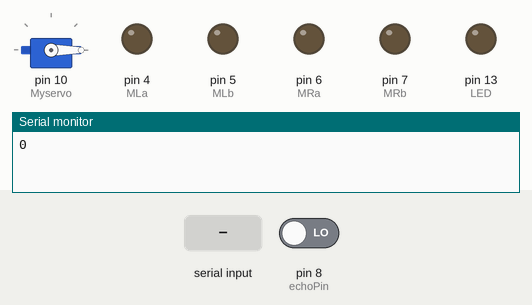
Recording of a sketch running on a simulated Arduino Uno, built with avr-gcc and run on an emulated ATmega328P. Parts: servo, output pins drawn as LEDs (lit = HIGH), the last lines printed to the serial monitor. Inputs (shaded band) come from the test bench; at power-on: pin 8 (echoPin) LOW. Pins used as bus, display or sensor lines are not drawn.

Above: at 1.2 s.
1.3 s: "F" received over Serial
At 4.3 s:
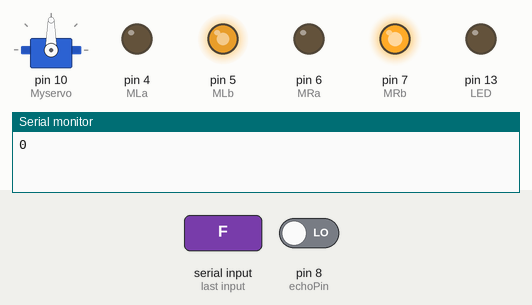
At 8.1 s:
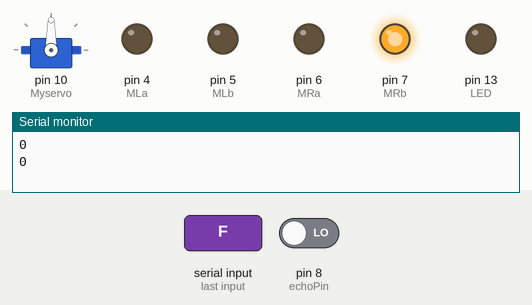
Timing chart, 0 to 10.3 s (numbered marks = the images above; inputs shaded):
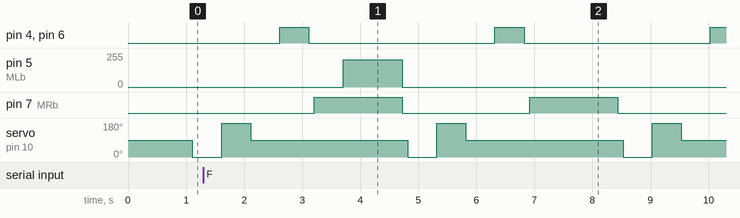

The sketch:

sketch_dec23u.ino
```cpp
#include <Servo.h>

Servo Myservo;

#define trigPin 9           // Trig Pin Of HC-SR04
#define echoPin 8           // Echo Pin Of HC-SR04
#define MLa 4               // left motor 1st pin
#define MLb 5               // left motor 2nd pin
#define MRa 6               // right motor 1st pin
#define MRb 7               // right motor 2nd pin
#define LED 13
int Speed = 204;            // 0 - 255.
int Speedsec;
int Turnradius = 0;          // Set the radius of a turn, 0 - 255
int brakeTime = 45;
int brkonoff = 1;           // 1 for the electronic braking system, 0 for normal.

#define in1 7                // L298n Motor Driver pins.
#define in2 6
#define in3 5
#define in4 4

int command;                // Int to store app command state.
int buttonState = 0;
int lastButtonState = 0;

void setup() {
  pinMode(MLa, OUTPUT);       // Set Motor Pins As O/P
  pinMode(MLb, OUTPUT);
  pinMode(MRa, OUTPUT);
  pinMode(MRb, OUTPUT);

  pinMode(trigPin, OUTPUT);   // Set Trig Pin As O/P To Transmit Waves
  pinMode(echoPin, INPUT);    // Set Echo Pin As I/P To Receive Reflected Waves
  Myservo.attach(10);

  pinMode(in1, OUTPUT);
  pinMode(in2, OUTPUT);
  pinMode(in3, OUTPUT);
  pinMode(in4, OUTPUT);
  pinMode(LED, OUTPUT);        // Set the LED pin.
  Serial.begin(9600);         // Set the baud rate to your Bluetooth module.
}

void loop() {
  // Check for Bluetooth command
  if (Serial.available() > 0) {
    command = Serial.read();
    Stop(); // Initialize with motors stopped.

    switch (command) {
      case 'F': {
        forward();
        break;
      }
      case 'B': {
        back();
        break;
      }
      case 'L': {
        left();
        break;
      }
      case 'R': {
        right();
        break;
      }
      case 'G': {
        forwardleft();
        break;
      }
      case 'I': {
        forwardright();
        break;
      }
      case 'H': {
        backleft();
        break;
      }
      case 'J': {
        backright();
        break;
      }
      case '0': {
        Speed = 100;
        break;
      }
      case '1': {
        Speed = 140;
        break;
      }
      case '2': {
        Speed = 153;
        break;
      }
      case '3': {
        Speed = 165;
        break;
      }
      case '4': {
        Speed = 178;
        break;
      }
      case '5': {
        Speed = 191;
        break;
      }
      case '6': {
        Speed = 204;
        break;
      }
      case '7': {
        Speed = 216;
        break;
      }
      case '8': {
        Speed = 229;
        break;
      }
      case '9': {
        Speed = 242;
        break;
      }
      case 'q': {
        Speed = 255;
        break;
      }
    }

    Speedsec = Turnradius;
    if (brkonoff == 1) {
      brakeOn();
    } else {
      brakeOff();
    }
  } else {
    // If no Bluetooth command, perform obstacle avoidance
    obstacleAvoidance();
  }
}

void obstacleAvoidance() {
  digitalWrite(trigPin, LOW);
  delayMicroseconds(2);
  digitalWrite(trigPin, HIGH);    // Transmit Waves For 10us
  delayMicroseconds(10);
  long duration = pulseIn(echoPin, HIGH); // Receive Reflected Waves
  long distance = duration / 58.2;       // Get Distance

  Serial.println(distance);
  delay(10);

  if (distance > 40) {
    // No obstacle, move forward
    Myservo.write(90);
    digitalWrite(MRb, HIGH);       // Move Forward
    digitalWrite(MRa, LOW);
    digitalWrite(MLb, HIGH);
    digitalWrite(MLa, LOW);
  } else {
    // Obstacle detected, perform avoidance behavior
    digitalWrite(MRb, LOW);        // Stop
    digitalWrite(MRa, LOW);
    digitalWrite(MLb, LOW);
    digitalWrite(MLa, LOW);
    delay(100);

    Myservo.write(0);
    delay(500);
    Myservo.write(180);
    delay(500);
    Myservo.write(90);
    delay(500);

    digitalWrite(MRb, LOW);        // Move Backward
    digitalWrite(MRa, HIGH);
    digitalWrite(MLb, LOW);
    digitalWrite(MLa, HIGH);
    delay(500);

    digitalWrite(MRb, LOW);        // Stop
    digitalWrite(MRa, LOW);
    digitalWrite(MLb, LOW);
    digitalWrite(MLa, LOW);
    delay(100);

    digitalWrite(MRb, HIGH);       // Move Left
    digitalWrite(MRa, LOW);
    digitalWrite(MLa, LOW);
    digitalWrite(MLb, LOW);
    delay(500);
  }
}

void forward() {
  analogWrite(in1, Speed);
  analogWrite(in3, Speed);
}

void back() {
  analogWrite(in2, Speed);
  analogWrite(in4, Speed);
}

void left() {
  analogWrite(in3, Speed);
  analogWrite(in2, Speed);
}

void right() {
  analogWrite(in4, Speed);
  analogWrite(in1, Speed);
}

void forwardleft() {
  analogWrite(in1, Speedsec);
  analogWrite(in3, Speed);
}

void forwardright() {
  analogWrite(in1, Speed);
  analogWrite(in3, Speedsec);
}

void backright() {
  analogWrite(in2, Speed);
  analogWrite(in4, Speedsec);
}

void backleft() {
  analogWrite(in2, Speedsec);
  analogWrite(in4, Speed);
}

void Stop() {
  analogWrite(in1, 0);
  analogWrite(in2, 0);
  analogWrite(in3, 0);
  analogWrite(in4, 0);
}

void brakeOn() {
  // Here's the future use: an electronic braking system!
  // read the pushbutton input pin:
  buttonState = command;
  // compare the buttonState to its previous state
  if (buttonState != lastButtonState) {
    // if the state has changed, increment the counter
    if (buttonState == 'S') {
      if (lastButtonState != buttonState) {
        digitalWrite(in1, HIGH);
        digitalWrite(in2, HIGH);
        digitalWrite(in3, HIGH);
        digitalWrite(in4, HIGH);
        delay(brakeTime);
        Stop();
      }
    }
    // save the current state as the last state,
    // for next time through the loop
    lastButtonState = buttonState;
  }
}
void brakeOff() {
  // Release the electronic brake
  digitalWrite(in1, LOW);
  digitalWrite(in2, LOW);
  digitalWrite(in3, LOW);
  digitalWrite(in4, LOW);
}
```

Measured:
- after the input at 1.3 s, pin 5 (MLb): 0/255 → 204/255 after 2.4 s, → 0/255 1.0 s later
- by itself, pin 4 (MLa), pin 6 (MRa): alternates HIGH for 0.50 s and LOW for 3.2 s
- by itself, pin 7 (MRb): alternates HIGH for 1.5 s and LOW for 2.2 s
- by itself, servo on pin 10 (Myservo): repeats every 3.7 s: 90° 2.7 s, 0° 0.50 s, 180° 0.50 s
